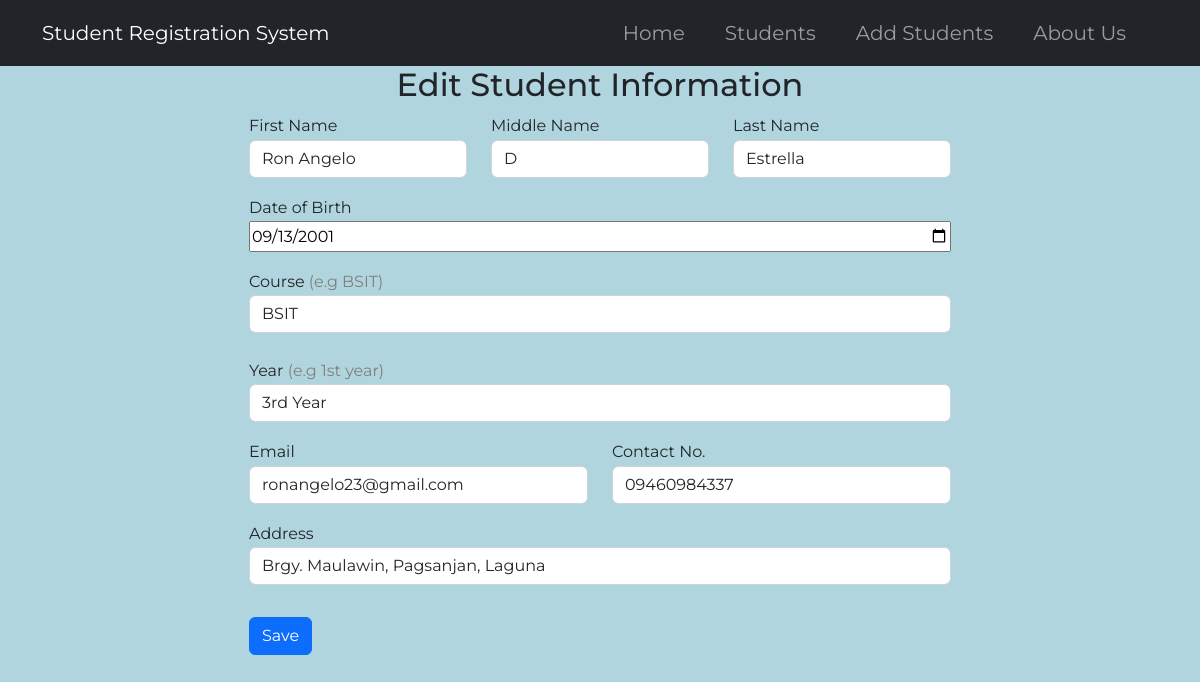
The page /3/edit on the database its author committed.
### tables this page shows
CREATE TABLE students (
    stud_ID INTEGER PRIMARY KEY AUTOINCREMENT,
    stud_fname TEXT NOT NULL,
    stud_mname TEXT,
    stud_lname TEXT NOT NULL,
    stud_dob DATE NOT NULL,
    stud_course TEXT NOT NULL,
    stud_year TEXT NOT NULL,
    stud_email TEXT NOT NULL,
    stud_contact TEXT NOT NULL,
    stud_address TEXT NOT NULL
);

### app.py (the view, shortened to what this page needs)
@app.route('/<int:ID>/edit', methods=('GET','POST'))
def edit(ID):
    student = get_student(ID)
    return render_template('edit.html', student=student)

### app.py (called while the page is built)
def get_db_connection():
    conn = sqlite3.connect('database.db')
    conn.row_factory = sqlite3.Row
    return conn

def get_student(ID):
    conn = get_db_connection()
    students = conn.execute('SELECT * FROM students WHERE stud_ID = ?', (ID,)).fetchone()
    conn.close()
    if students is None:
        abort(404)
    return students

### templates/edit.html
{% extends 'base.html' %}
{% block content%}
<h2 class="text-center">{%block title%} Edit Student Information {%endblock%}</h2>
<section class="d-flex flex-column justify-content-center align-items-center">
    <form method="post" class=" d-flex flex-column gap-3">
        <div class="form-group d-flex  gap-4">
            <div class="name">
                <label for="first-name">First Name</label>
                <input type="text" name="first-name" placeholder="Enter your first name" class="form-control"
                    value="{{ request.form['stud_fname'] or student['stud_fname'] }}" required>
            </div>
            <div class="name">
                <label for="middle-name">Middle Name</label>
                <input type="text" name="middle-name" placeholder="Enter your middle name" class="form-control"
                    value="{{ request.form['stud_mname']  or student['stud_mname'] }}">
            </div>
            <div class="name">
                <label for="last-name">Last Name</label>
                <input type="text" name="last-name" placeholder="Enter your last name" class="form-control"
                    value="{{ request.form['stud_lname']  or student['stud_lname'] }}" required>
            </div>
        </div>
        <div class="form-group d-flex flex-column">
            <label for="">Date of Birth</label>
            <input type="date" name="dob" value="{{ request.form['stud_dob']  or student['stud_dob'] }}" required>
        </div>
        <div class="form-group d-flex flex-column gap-4">
            <div class="col">
                <label for="course">Course <span style="color: gray;">(e.g BSIT)</span></label>
                <input type="text" name="course" placeholder="Enter your course" class="form-control"
                    value="{{ request.form['stud_course']  or student['stud_course'] }}" required>
            </div>
            <div class="col">
                <label for="year">Year <span style="color: gray;">(e.g 1st year)</span></label>
                <input type="text" name="year" placeholder="Enter your year level" class="form-control"
                    value="{{ request.form['stud_year']  or student['stud_year'] }}" required>
            </div>
        </div>
        <div class="form-group d-flex gap-4">
            <div class="col">
                <label for="email">Email</label>
                <input type="email" name="email" id="email" placeholder="Enter your email" class="form-control"
                    value="{{ request.form['stud_email']  or student['stud_email']}}" required>
            </div>
            <div class="col">
                <label for="contact">Contact No.</label>
                <input type="tel" name="contact" id="contact" placeholder="Enter your Contact No." class="form-control"
                    value="{{ request.form['stud_contact']  or student['stud_contact'] }}">
            </div>
        </div>
        <div class="form-group">
            <label for="address">Address</label>
            <input type="tel" name="address" id="address" placeholder="Enter your address" class="form-control"
                value="{{ request.form['stud_address']  or student['stud_address']}}">
        </div>
        <div class="form-group mt-3">
            <button type="submit" class="btn btn-primary">Save</button>
        </div>
    </form>
</section>
{% endblock %}

### static/css/style.css (style rules this page uses)
:root { --card-box: #537FA4; --bg-color: #B1D5DE; }
body { font-family: 'Montserrat', sans-serif; line-height: 1.7; background-color: var(--bg-color); }

### rows shown on the page
students: first-name "Ron Angelo", middle-name "D", last-name "Estrella", dob "09/13/2001", course "BSIT", year "3rd Year", email "ronangelo23@gmail.com", contact "09460984337", address "Brgy. Maulawin, Pagsanjan, Laguna"
